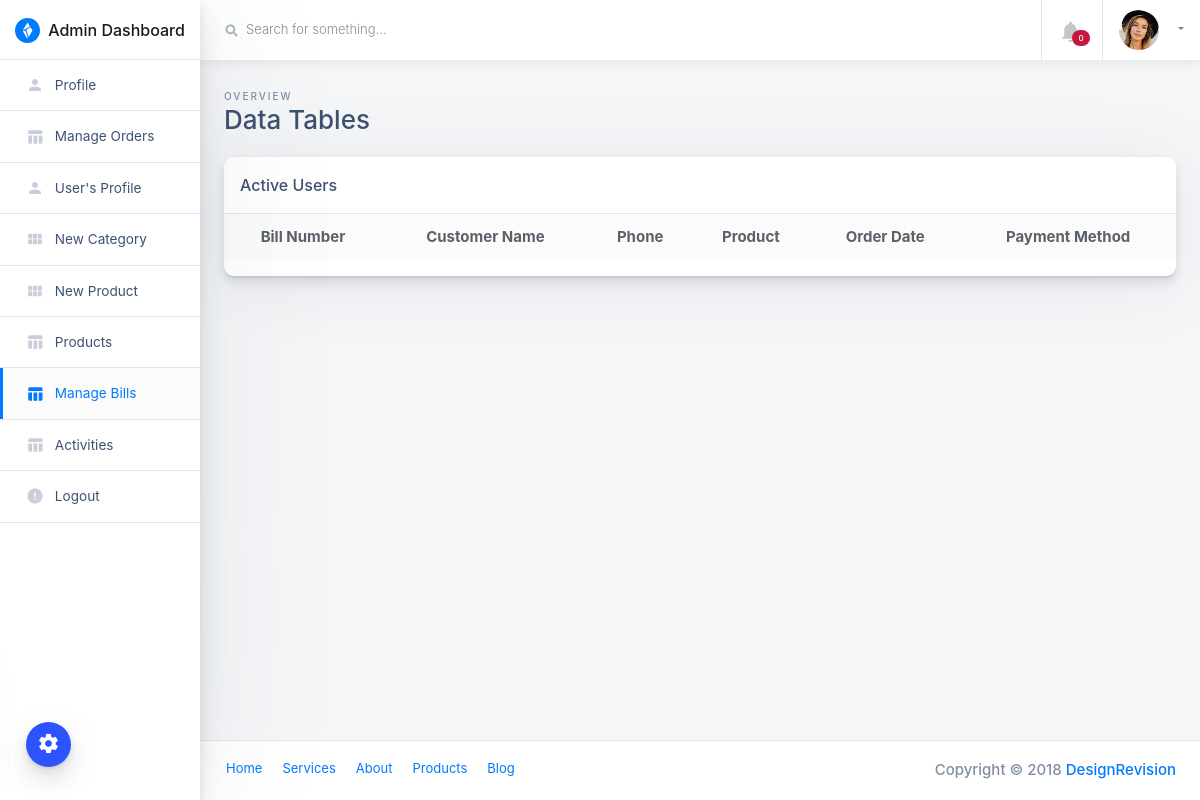
/admin/bills-view.php?bid=21 (signed in), run on an earlier commit of the app's database.
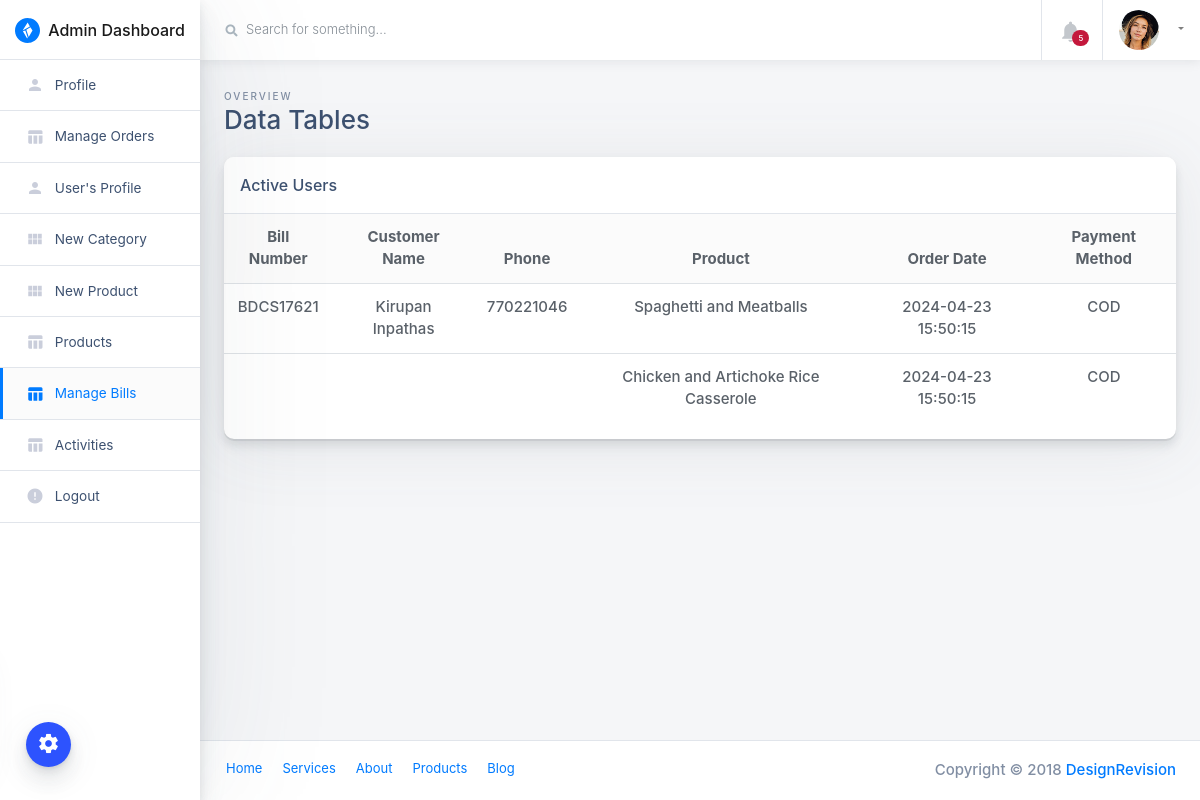
And on a later commit of the database.
### tables this page shows
CREATE TABLE `orders` (
  `id` int(11) NOT NULL,
  `bill_no` int(4) DEFAULT NULL,
  `userId` int(11) DEFAULT NULL,
  `productId` varchar(255) DEFAULT NULL,
  `quantity` int(11) DEFAULT NULL,
  `orderDate` timestamp NOT NULL DEFAULT current_timestamp(),
  `paymentMethod` varchar(50) DEFAULT NULL,
  `orderStatus` varchar(55) DEFAULT NULL
);

CREATE TABLE `users` (
  `id` int(11) NOT NULL,
  `name` varchar(255) DEFAULT NULL,
  `email` varchar(255) DEFAULT NULL,
  `contactno` bigint(11) DEFAULT NULL,
  `password` varchar(255) DEFAULT NULL,
  `shippingAddress` longtext DEFAULT NULL,
  `shippingState` varchar(255) DEFAULT NULL,
  `shippingCity` varchar(255) DEFAULT NULL,
  `shippingPincode` int(11) DEFAULT NULL,
  `billingAddress` longtext DEFAULT NULL,
  `billingState` varchar(255) DEFAULT NULL,
  `billingCity` varchar(255) DEFAULT NULL,
  `billingPincode` int(11) DEFAULT NULL,
  `regDate` timestamp NOT NULL DEFAULT current_timestamp(),
  `updationDate` varchar(255) DEFAULT NULL
);

CREATE TABLE `products` (
  `id` int(11) NOT NULL,
  `category` int(11) NOT NULL,
  `subCategory` int(11) DEFAULT NULL,
  `productName` varchar(255) DEFAULT NULL,
  `productCompany` varchar(255) DEFAULT NULL,
  `productPrice` int(11) DEFAULT NULL,
  `productPriceBeforeDiscount` int(11) DEFAULT NULL,
  `productDescription` longtext DEFAULT NULL,
  `productImage1` varchar(255) DEFAULT NULL,
  `productImage2` varchar(255) DEFAULT NULL,
  `productImage3` varchar(255) DEFAULT NULL,
  `shippingCharge` int(11) DEFAULT NULL,
  `productAvailability` varchar(255) DEFAULT NULL,
  `postingDate` timestamp NULL DEFAULT current_timestamp(),
  `updationDate` varchar(255) DEFAULT NULL
);

### admin/bills-view.php (the view, shortened to what the changed rows need)
<?php
include("include/config.php");
if(strlen($_SESSION['admin_login'])==0)
	{
header('location:/eshopper/admin');
}
else{
	if($_GET['bid']){
	$bid = $_GET['bid'];
}else{
	header('location:products');
}
?>
<!doctype html>
<html class="no-js h-100" lang="en">
  <head>
    <link href="https://use.fontawesome.com/releases/v5.0.6/css/all.css" rel="stylesheet">
    <link rel="stylesheet" href="https://stackpath.bootstrapcdn.com/bootstrap/4.1.3/css/bootstrap.min.css">
    <link rel="stylesheet" id="main-stylesheet" data-version="1.1.0" href="styles/shards-dashboards.1.1.0.min.css">
    <link rel="stylesheet" href="styles/extras.1.1.0.min.css">
  </head>
  <body class="h-100">
    <div class="color-switcher-toggle animated pulse infinite">
      <i class="material-icons">settings</i>
    </div>
    <div class="container-fluid">
      <div class="row">
        <aside class="main-sidebar col-12 col-md-3 col-lg-2 px-0">
          <div class="main-navbar">
            <nav class="navbar align-items-stretch navbar-light bg-white flex-md-nowrap border-bottom p-0">
              <a class="navbar-brand w-100 mr-0" href="dashboard" style="line-height: 25px;">
                <div class="d-table m-auto">
                  <img id="main-logo" class="d-inline-block align-top mr-1" style="max-width: 25px;" src="images/shards-dashboards-logo.svg" alt="Shards Dashboard">
                  <span class="d-none d-md-inline ml-1">Admin Dashboard</span>
                </div>
              </a>
            </nav>
          </div>
          <div class="nav-wrapper">
            <ul class="nav flex-column">
			  <li class="nav-item">
                <a class="nav-link " href="profile">
                  <i class="material-icons">person</i>
                  <span>Profile</span>
                </a>
              </li>
			  <li class="nav-item">
                <a class="nav-link " href="orders">
                  <i class="material-icons">table_chart</i>
                  <span>Manage Orders</span>
                </a>
              </li>
			  <li class="nav-item">
                <a class="nav-link " href="users">
                  <i class="material-icons">person</i>
                  <span>User's Profile</span>
                </a>
              </li>
              <li class="nav-item">
                <a class="nav-link " href="new-category">
                  <i class="material-icons">view_module</i>
                  <span>New Category</span>
                </a>
              </li>
			  <li class="nav-item">
                <a class="nav-link " href="new-product">
                  <i class="material-icons">view_module</i>
                  <span>New Product</span>
                </a>
              </li>
              <li class="nav-item">
                <a class="nav-link " href="products">
                  <i class="material-icons">table_chart</i>
                  <span>Products</span>
                </a>
              </li>
			  <li class="nav-item">
                <a class="nav-link active" href="manage-bills">
                  <i class="material-icons">table_chart</i>
                  <span>Manage Bills</span>
                </a>
              </li>
			  <li class="nav-item">
                <a class="nav-link " href="activity">
                  <i class="material-icons">table_chart</i>
                  <span>Activities</span>
                </a>
              </li>
			  <li class="nav-item">
                <a class="nav-link " href="logout">
                  <i class="material-icons">error</i>
                  <span>Logout</span>
                </a>
              </li>
            </ul>
          </div>
        </aside>
        <main class="main-content col-lg-10 col-md-9 col-sm-12 p-0 offset-lg-2 offset-md-3">
          <div class="main-navbar sticky-top bg-white">
            <nav class="navbar align-items-stretch navbar-light flex-md-nowrap p-0">
              <form action="#" class="main-navbar__search w-100 d-none d-md-flex d-lg-flex">
                <div class="input-group input-group-seamless ml-3">
                  <div class="input-group-prepend">
                    <div class="input-group-text">
                      <i class="fas fa-search"></i>
                    </div>
                  </div>
                  <input class="navbar-search form-control" type="text" placeholder="Search for something..." aria-label="Search"> </div>
<?php
$f1="00:00:00";
$from=date('Y-m-d')." ".$f1;
$t1="23:59:59";
$to=date('Y-m-d')." ".$t1;
$result = mysqli_query($con,"SELECT * FROM Orders where orderDate Between '$from' and '$to'");
$num_rows1 = mysqli_num_rows($result);
?>
              </form>
              <ul class="navbar-nav border-left flex-row ">
                <li class="nav-item border-right dropdown notifications">
                  <a class="nav-link nav-link-icon text-center" href="" role="button" id="dropdownMenuLink" data-toggle="dropdown" aria-haspopup="true" aria-expanded="false">
                    <div class="nav-link-icon__wrapper">
                      <i class="material-icons">&#xE7F4;</i>
                      <span class="badge badge-pill badge-danger"><?php echo htmlentities($num_rows1); ?></span>
                    </div>
                  </a>
                </li>
                <li class="nav-item dropdown">
                  <a class="nav-link dropdown-toggle text-nowrap px-3" data-toggle="dropdown" href="#" role="button" aria-haspopup="true" aria-expanded="false">
                    <img class="user-avatar rounded-circle mr-2" src="images/avatars/0.jpg" alt="User Avatar">
                  </a>
                </li>
              </ul>
            </nav>
          </div>
          <div class="main-content-container container-fluid px-4">
            <div class="page-header row no-gutters py-4">
              <div class="col-12 col-sm-4 text-center text-sm-left mb-0">
                <span class="text-uppercase page-subtitle">Overview</span>
                <h3 class="page-title">Data Tables</h3>
              </div>
            </div>
            <div class="row">
              <div class="col">
                <div class="card card-small mb-4">
                  <div class="card-header border-bottom">
                    <h6 class="m-0">Active Users</h6>
                  </div>
                  <div class="card-body p-0 pb-3 text-center">
                    <table class="table mb-0">
                      <thead class="bg-light">
                        <tr>
                          <th scope="col" class="border-0">Bill Number</th>
                          <th scope="col" class="border-0">Customer Name</th>
						  <th scope="col" class="border-0">Phone</th>
						  <th scope="col" class="border-0">Product</th>
                          <th scope="col" class="border-0">Order Date</th>
                          <th scope="col" class="border-0">Payment Method</th>
                        </tr>
                      </thead>
                      <tbody>
                        <tr>
<?php $query=mysqli_query($con,"select distinct orders.bill_no,orders.productId,orders.orderDate,orders.paymentMethod,orders.userId,orders.id,users.name,users.contactno from orders join users on orders.userId=users.id
where orders.bill_no='$bid' ");
$cnt=1;
while($row=mysqli_fetch_array($query)){
	$prid = $row['productId'];
	$query1=mysqli_query($con,"select * FROM products WHERE id='$prid'");
?>
                          <td><?php if($cnt==1){ echo "BDCS176". $bid ;} ?></td>
                          <td><?php if($cnt==1){ echo $row['name'];} ?></td>
						  <td><?php if($cnt==1){ echo $row['contactno'];} ?></td>
						  <?php while($row1=mysqli_fetch_array($query1)){ ?>
						  <td><?php echo $row1['productName']; ?></td>
						  <?php } ?>
                          <td><?php echo $row['orderDate']; ?></td>
                          <td><?php echo $row['paymentMethod'];?></td>
                        </tr>
<?php $cnt = $cnt+1; } ?>
                      </tbody>
                    </table>
                  </div>
                </div>
              </div>
            </div>
          </div>
          <footer class="main-footer d-flex p-2 px-3 bg-white border-top">
            <ul class="nav">
              <li class="nav-item">
                <a class="nav-link" href="#">Home</a>
              </li>
              <li class="nav-item">
                <a class="nav-link" href="#">Services</a>
              </li>
              <li class="nav-item">
                <a class="nav-link" href="#">About</a>
              </li>
              <li class="nav-item">
                <a class="nav-link" href="#">Products</a>
              </li>
              <li class="nav-item">
                <a class="nav-link" href="#">Blog</a>
              </li>
            </ul>
            <span class="copyright ml-auto my-auto mr-2">Copyright © 2018
              <a href="https://designrevision.com" rel="nofollow">DesignRevision</a>
            </span>
          </footer>
        </main>
      </div>
    </div>
  </body>
</html>
<?php }?>

What changed in the data, as far as the page shows it:
added orders: userId.name "Kirupan Inpathas", userId.contactno "770221046", orderDate "2024-04-23 15:50:15", paymentMethod "COD"
now on this page (row unchanged): products: productName "Spaghetti and Meatballs", shown under "Kirupan Inpathas"
added orders: orderDate "2024-04-23 15:50:15", paymentMethod "COD"
now on this page (row unchanged): products: productName "Chicken and Artichoke Rice Casserole", shown under "2024-04-23 15:50:15"
Also different on the page:
$num_rows1: "0" → "5"
